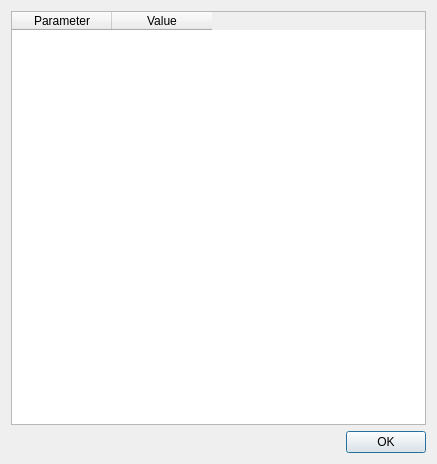
<?xml version="1.0" encoding="UTF-8"?>
<ui version="4.0">
 <class>FileParamDlg</class>
 <widget class="QDialog" name="FileParamDlg">
  <property name="geometry">
   <rect>
    <x>0</x>
    <y>0</y>
    <width>437</width>
    <height>464</height>
   </rect>
  </property>
  <property name="windowTitle">
   <string>File Parameters</string>
  </property>
  <layout class="QGridLayout" name="gridLayout">
   <item row="0" column="0">
    <widget class="QTableWidget" name="tableWidget">
     <column>
      <property name="text">
       <string>Parameter</string>
      </property>
     </column>
     <column>
      <property name="text">
       <string>Value</string>
      </property>
     </column>
    </widget>
   </item>
   <item row="1" column="0">
    <widget class="QDialogButtonBox" name="buttonBox">
     <property name="orientation">
      <enum>Qt::Horizontal</enum>
     </property>
     <property name="standardButtons">
      <set>QDialogButtonBox::Ok</set>
     </property>
    </widget>
   </item>
  </layout>
 </widget>
 <resources/>
 <connections>
  <connection>
   <sender>buttonBox</sender>
   <signal>accepted()</signal>
   <receiver>FileParamDlg</receiver>
   <slot>accept()</slot>
   <hints>
    <hint type="sourcelabel">
     <x>248</x>
     <y>254</y>
    </hint>
    <hint type="destinationlabel">
     <x>157</x>
     <y>274</y>
    </hint>
   </hints>
  </connection>
  <connection>
   <sender>buttonBox</sender>
   <signal>rejected()</signal>
   <receiver>FileParamDlg</receiver>
   <slot>reject()</slot>
   <hints>
    <hint type="sourcelabel">
     <x>316</x>
     <y>260</y>
    </hint>
    <hint type="destinationlabel">
     <x>286</x>
     <y>274</y>
    </hint>
   </hints>
  </connection>
 </connections>
</ui>
